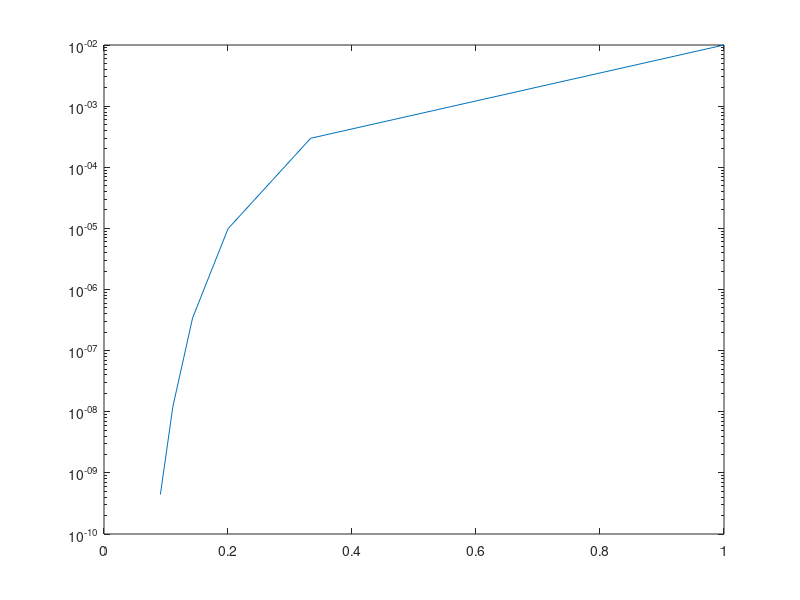

Reproduce this figure in MATLAB.
close all; clear all;
cd ~/Desktop/;

n = 1:2:11;
r = 1./n;

Pe = zeros(size(n));
p = 1.0e-2;

for i = 1:length(n)
    N = n(i);
    m = (N-1)/2;
    for k = (m+1):N
        Pe(i) = Pe(i) + (nchoosek(N, k) * (p^k) * ((1-p)^(N-k)));
    end
end

figure(100);clf;
semilogy(r, Pe);
    